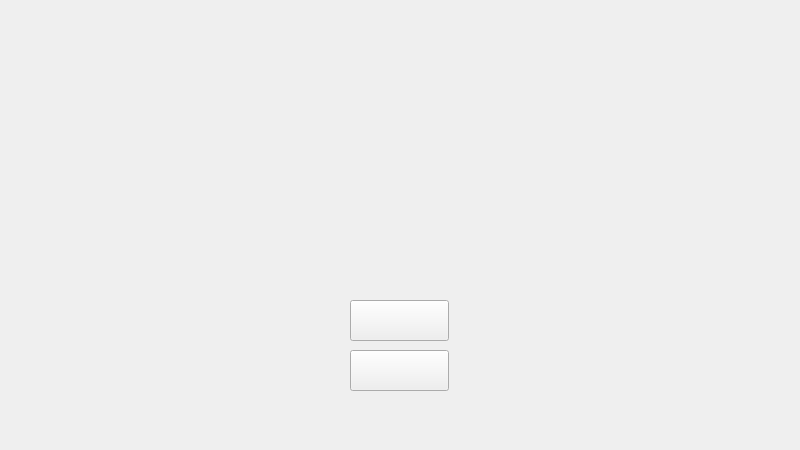
<?xml version="1.0" encoding="UTF-8"?>
<ui version="4.0">
 <class>Page_1</class>
 <widget class="QWidget" name="Page_1">
  <property name="geometry">
   <rect>
    <x>0</x>
    <y>0</y>
    <width>800</width>
    <height>450</height>
   </rect>
  </property>
  <property name="focusPolicy">
   <enum>Qt::TabFocus</enum>
  </property>
  <property name="windowTitle">
   <string>Form</string>
  </property>
  <property name="styleSheet">
   <string notr="true"/>
  </property>
  <widget class="myButton" name="stopButton">
   <property name="geometry">
    <rect>
     <x>350</x>
     <y>350</y>
     <width>99</width>
     <height>41</height>
    </rect>
   </property>
   <property name="text">
    <string/>
   </property>
  </widget>
  <widget class="myButton" name="startButton">
   <property name="geometry">
    <rect>
     <x>350</x>
     <y>300</y>
     <width>99</width>
     <height>41</height>
    </rect>
   </property>
   <property name="text">
    <string/>
   </property>
  </widget>
 </widget>
 <customwidgets>
  <customwidget>
   <class>myButton</class>
   <extends>QPushButton</extends>
   <header>mybutton.h</header>
  </customwidget>
 </customwidgets>
 <tabstops>
  <tabstop>startButton</tabstop>
  <tabstop>stopButton</tabstop>
 </tabstops>
 <resources/>
 <connections/>
</ui>
